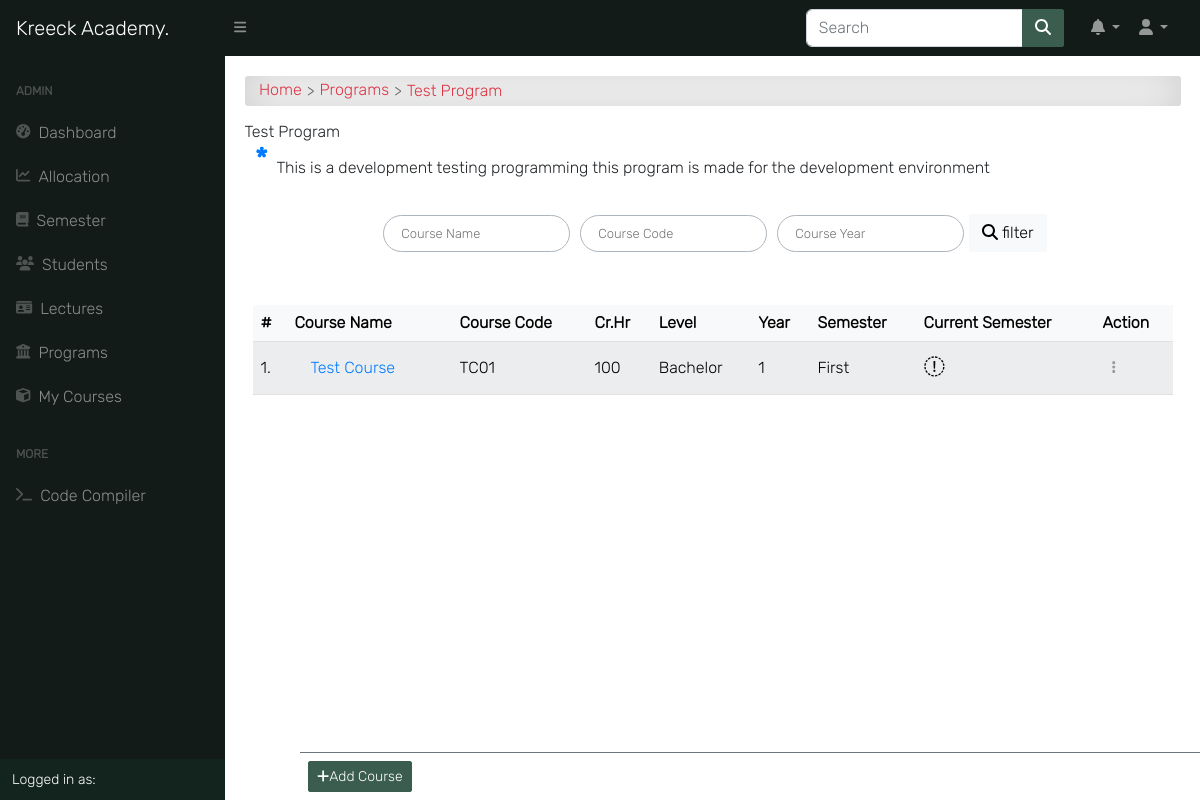
The app's page /programs/1/detail/ (signed in) with its own data.
### course/models.py (models this page shows, shortened)
class Program(models.Model):
    title = models.CharField(max_length=150, unique=True)
    summary = models.TextField(null=True, blank=True)
    objects = ProgramManager()

class Course(models.Model):
    slug = models.SlugField(blank=True, unique=True)
    title = models.CharField(max_length=200, null=True)
    code = models.CharField(max_length=200, unique=True, null=True)
    credit = models.IntegerField(null=True, default=0)
    summary = models.TextField(max_length=200, blank=True, null=True)
    program = models.ForeignKey(Program, on_delete=models.CASCADE)
    level = models.CharField(max_length=25, choices=LEVEL, null=True)
    year = models.IntegerField(choices=YEARS, default=0)
    semester = models.CharField(choices=SEMESTER, max_length=200)
    is_elective = models.BooleanField(default=False, blank=True, null=True)
    price = models.DecimalField(max_digits=10, decimal_places=2, default=0.00)
    objects = CourseManager()
    def get_absolute_url(self):
        return reverse('course_detail', kwargs={'slug': self.slug})
    @property
    def is_current_semester(self):
        from app.models import Semester
        current_semester = Semester.objects.get(is_current_semester=True)
        return self.semester == current_semester.semester

### course/views.py (the view)
# urls.py: path('<int:pk>/detail/', program_detail, name='program_detail'),
@login_required
def program_detail(request, pk):
    program = Program.objects.get(pk=pk)
    courses = Course.objects.filter(program_id=pk).order_by('-year')
    credits = Course.objects.aggregate(Sum('credit'))
    paginator = Paginator(courses, 10)
    page = request.GET.get('page')
    courses = paginator.get_page(page)
    return render(request, 'course/program_single.html', {
        'title': program.title,
        'program': program, 'courses': courses, 'credits': credits
    }, )

### templates/course/program_single.html (shortened to what this page needs)
{% extends 'base.html' %}
{% load static %}
{% block content %}
<div id="input-nav"><a href="{% url 'home' %}" class="primary1">Home</a>
    <a href="{% url 'programs' %}" class="primary1">Programs</a> {{ program.title }}
</div>
{% if request.user.is_superuser %}
<div class="manage-wrap">
    <a class="btn btn-sm btn-primary" href="{% url 'course_add' pk=program.pk %}"><i class="fas fa-plus"></i>Add
        Course</a>
</div>
{% endif %}
{% if program %}
<div class="title">{{ program.title }}</div>
{% if program.summary %}
<p class="program-description">{{ program.summary }}</p>
{% endif %}
{% endif %}
<div class="content-center">
    <form class="search-form" action="." method="GET">
        <input class="au-input" type="text" name="name" placeholder="Course Name" value="{{ request.GET.name }}" />
        <input class="au-input" type="text" name="code" placeholder="Course Code" value="{{ request.GET.code }}" />
        <input class="au-input" type="number" name="year" placeholder="Course Year" value="{{ request.GET.year }}" />
        <button class="btn btn-light" type="submit">
            <i class="fas fa-search"></i> filter
        </button>
    </form>
</div>
<div class="table-responsive p-0 px-2 mt-5">
    <div class="table-shadow">
        <table class="table table-light table-striped">
            <thead>
                <tr>
                    <th>#</th>
                    <th> Course Name </th>
                    <th> Course Code </th>
                    <th> Cr.Hr </th>
                    <th> Level </th>
                    <th> Year </th>
                    <th> Semester </th>
                    <th> Current Semester </th>
                    {% if request.user.is_superuser %}
                    <th>Action</th>
                    {% endif %}
                </tr>
            </thead>
            <tbody>
                {% for course in courses %}
                <tr>
                    <td>{{ forloop.counter }}.</td>
                    <td><a href="{{ course.get_absolute_url }}">
                            {{ course.title }}</a></td>
                    <td>{{ course.code }}</td>
                    <td>{{ course.credit }}</td>
                    <td>{{ course.level }}</td>
                    <td>{{ course.year }}</td>
                    <td>{{ course.semester }}</td>
                    <th>
                        {% if course.is_current_semester == False %}
                        <i class="fas fa-times-circle fa-1-5x danger"></i>
                        {% elif course.is_current_semester == True %}
                        <i class="fas fa-check-circle fa-1-5x"></i>
                        {% endif %}
                    </th>
                    {% if request.user.is_superuser %}
                    <td>
                        <div class="dropdown">
                            <button class="btn btn-sm" id="dropdownMenuButton" data-toggle="dropdown"
                                aria-haspopup="true" aria-expanded="false">
                                <i class="fas fa-ellipsis-v"></i>
                            </button>
                        </div>
                    </td>
                    {% endif %}
                </tr>
                {% endfor %}
            </tbody>
        </table>
    </div>
</div>
{% endblock content %}

### static/css/all.css (style rules this page uses)
.fa-plus:before { content: "\f067"; }

### static/css/style.css (style rules this page uses)
*, body { font-family: "Inter", sans-serif; }
body { background-color: #ffffff; }
.btn { border-radius: 2px; }
.fa-1-5x { font-size: 1.3em; }
.table td, .table th { vertical-align: middle; }
.table tbody > tr > td > a { display: -webkit-box; display: -ms-flexbox; display: flex; color: #007bff; padding: 0.5rem 1rem; -webkit-transition: 0.2s; transition: 0.2s; }
.table .dropdown #dropdownMenuButton { color: #999; }
.content-center { display: -webkit-box; display: -ms-flexbox; display: flex; -webkit-box-pack: center; -ms-flex-pack: center; justify-content: center; -ms-flex-wrap: wrap; flex-wrap: wrap; max-width: 1500px; }
.search-form { display: -webkit-box; display: -ms-flexbox; display: flex; -ms-flex-wrap: wrap; flex-wrap: wrap; -webkit-box-align: center; -ms-flex-align: center; align-items: center; }
.search-form input { margin: 5px; }
.manage-wrap { position: fixed; bottom: 0; right: 0; left: 300px; padding: 0.5rem; z-index: 10; background-color: rgba(255, 255, 255, 0.8); border-top: 1px solid #6c757d; -webkit-transition: 0.3s; transition: 0.3s; }
.au-input { display: -webkit-box; display: -ms-flexbox; display: flex; width: auto; line-height: 35px; border: 1.8px solid #adb5bd; font-family: inherit; font-size: 13px; color: #adb5bd; background: transparent; padding: 0 17px; border-radius: 100px; -webkit-transition: all 0.2s ease; transition: all 0.2s ease; }
.dropdown { display: -webkit-box; display: -ms-flexbox; display: flex; -webkit-box-align: center; -ms-flex-align: center; align-items: center; position: relative; }
#input-nav { display: -webkit-box; display: -ms-flexbox; display: flex; -ms-flex-wrap: wrap; flex-wrap: wrap; -webkit-box-align: center; -ms-flex-align: center; align-items: center; padding: 0.3rem 0.9rem; margin-bottom: 1rem; color: #dc3545; border-radius: 3px; background-color: #fff !important; -webkit-box-shadow: inset 0 0 2.5rem rgba(0, 0, 0, 0.2); box-shadow: inset 0 0 2.5rem rgba(0, 0, 0, 0.2); }
#input-nav a { color: #dc3545; }
#input-nav a::after { content: ">"; color: #666; margin: 0 5px; vertical-align: middle; }
a { color: #666; text-decoration: none; }
.program-description { position: relative; padding: 1rem 2rem; }
.program-description::before { content: "*"; position: absolute; top: 0; left: 10px; color: #007bff; font-weight: bold; font-size: 30px; margin-right: 1rem; }

### records on screen
Program: title "Test Program", summary "This is a development testing programming this program is made for the development environment"
Course: title "Test Course", code "TC01", credit "100", level "Bachelor", year "1", semester "First"
